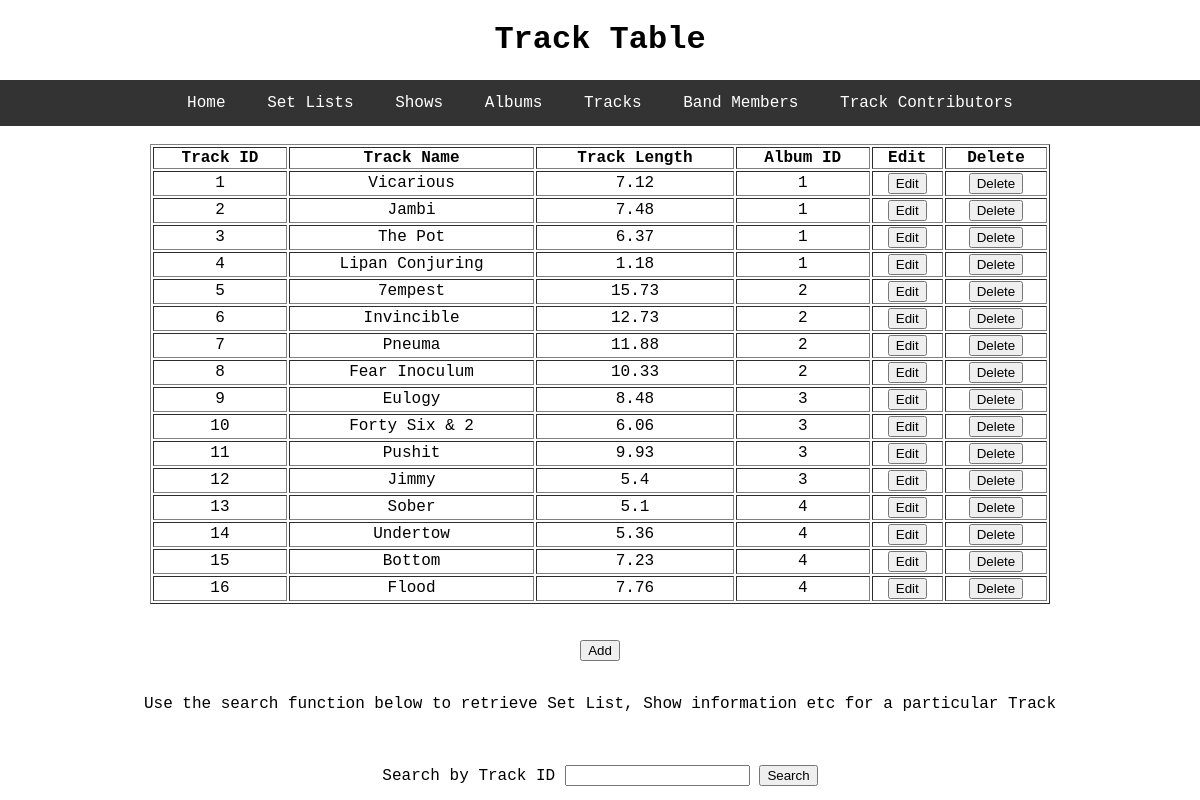
Page /track on the committed database.
### toolDB/models.py (models this page shows, shortened)
class Track(db.Model):
    id = db.Column(db.Integer, primary_key=True)
    track_name = db.Column(db.String, nullable=False)
    track_length = db.Column(db.Float, nullable=False)
    album_id = db.Column(db.Integer, db.ForeignKey('album.id'), nullable=False)
    member_track = db.relationship('Member', secondary='trackBandMember', backref='track', lazy=True)
    set_list_track = db.relationship('SetList', cascade='all, delete', backref='track', lazy=True)

### toolDB/select_db/routes.py (the view)
@select.route('/track')
def track():
    rows = Track.query.all()
    return render_template('track.html', title='Track', header='Track Table', rows=rows)

### toolDB/templates/track.html
{% extends "layout.html" %}
{% block content %}
	<table style="width:75%" table border="1" table align = "center">
	  <thead>
	    <th>Track ID</th>
	    <th>Track Name</th>
	    <th>Track Length</th>
	    <th>Album ID</th>
	    <th>Edit</th>
	    <th>Delete</th>
	  </thead>
	  <tbody>
		{% for r in rows %}
			<tr>
				<td>{{ r.id }}</td>
				<td>{{ r.track_name }}</td>
				<td>{{ r.track_length }}</td>
				<td>{{ r.album_id }}</td>
				<td><input type="button" name = "Edit" value = "Edit" onclick = "window.location='/update_track/{{ r.id }}'"></td>
				<td><input type="button" name = "Delete" value = "Delete" onclick = "window.location='/delete_track/{{ r.id }}'"></td>
			</tr>
		{% endfor %}
	  </tbody>
	</table>
	<br>
	<br>
	<a href="{{ url_for('insert.add_track') }}"><button type="button">Add</button></a>
	<br>
	<br>
		<p>Use the search function below to retrieve Set List, Show information etc for a particular Track </p>
	<br>
	<br>
		<form method="POST" action="/search"> Search by Track ID <input type="text" name="Search" />
		<button type="submit">Search</i></button>
		</form>
	<br>
{% endblock content %}

### toolDB/static/css/style.css (style rules this page uses)
h1, h2, ul, li, label, form, select, option { font-family: "Courier New", monospace; text-align: center; list-style: none; }
body { margin: auto; padding: 0; font-family: "Courier New", monospace; text-align: center; }

### rows in the picture
Track: id "1", track_name "Vicarious", track_length "7.12", album_id "1"
Track: id "2", track_name "Jambi", track_length "7.48", album_id "1"
Track: id "3", track_name "The Pot", track_length "6.37", album_id "1"
Track: id "4", track_name "Lipan Conjuring", track_length "1.18", album_id "1"
Track: id "5", track_name "7empest", track_length "15.73", album_id "2"
Track: id "6", track_name "Invincible", track_length "12.73", album_id "2"
Track: id "7", track_name "Pneuma", track_length "11.88", album_id "2"
Track: id "8", track_name "Fear Inoculum", track_length "10.33", album_id "2"
Track: id "9", track_name "Eulogy", track_length "8.48", album_id "3"
Track: id "10", track_name "Forty Six & 2", track_length "6.06", album_id "3"
Track: id "11", track_name "Pushit", track_length "9.93", album_id "3"
Track: id "12", track_name "Jimmy", track_length "5.4", album_id "3"
Track: id "13", track_name "Sober", track_length "5.1", album_id "4"
Track: id "14", track_name "Undertow", track_length "5.36", album_id "4"
Track: id "15", track_name "Bottom", track_length "7.23", album_id "4"
Track: id "16", track_name "Flood", track_length "7.76", album_id "4"

### other values in the picture
{{ header }} "Track Table"
